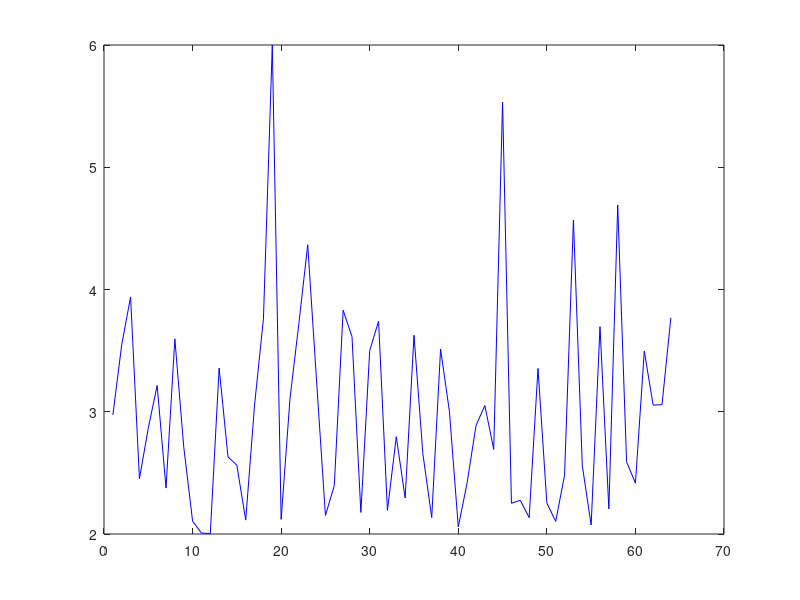

This chart was generated by the following MATLAB code:
rand('state',sum(100*clock));
for i=1:100 
    clear all;
        jitter1=random('exp',2,32,1);
        for i=1:length(jitter1)
            if jitter1(i)<2
                jitter1(i)=jitter1(i)+2;
            elseif jitter1(i)>6
                delta1(i)=jitter1(i)-6;
                jitter1(i)=jitter1(i)-delta1(i);
            end
        end

%         if round(max(jitter1))<=6
%             break;
%         end
%     end
%     
%     
        jitter2=random('exp',2,32,1);
        for i=1:length(jitter2)
            if jitter2(i)<2
                jitter2(i)=jitter2(i)+2;
            elseif jitter2(i)>6
                delta2(i)=jitter2(i)-6;
                jitter2(i)=jitter2(i)-delta2(i);
            end
        end
% 
%         if round(max(jitter2))<=6
%             break;
%         end
%     end
%     
   

    jitter(1:32,1)=(jitter1);
    jitter(33:64,1)=(jitter2);
 

   
meanjitter=mean(jitter)
if meanjitter<=3
    

% return


plot((jitter),'b')
break;
end

end
% % 
% 
% 
%  